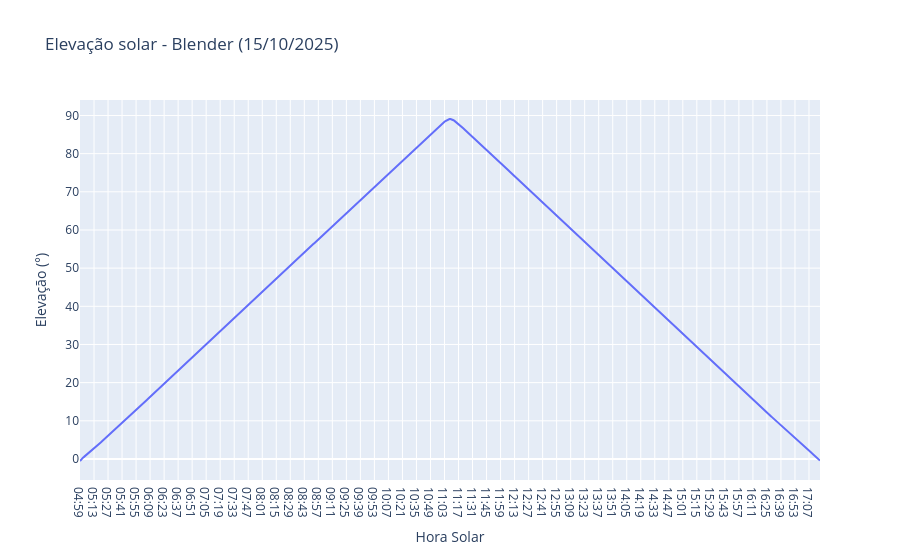
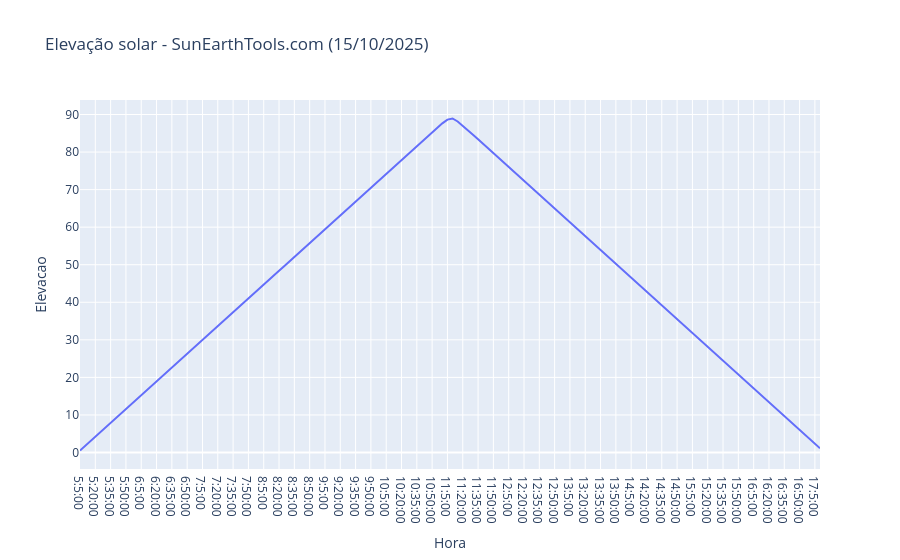
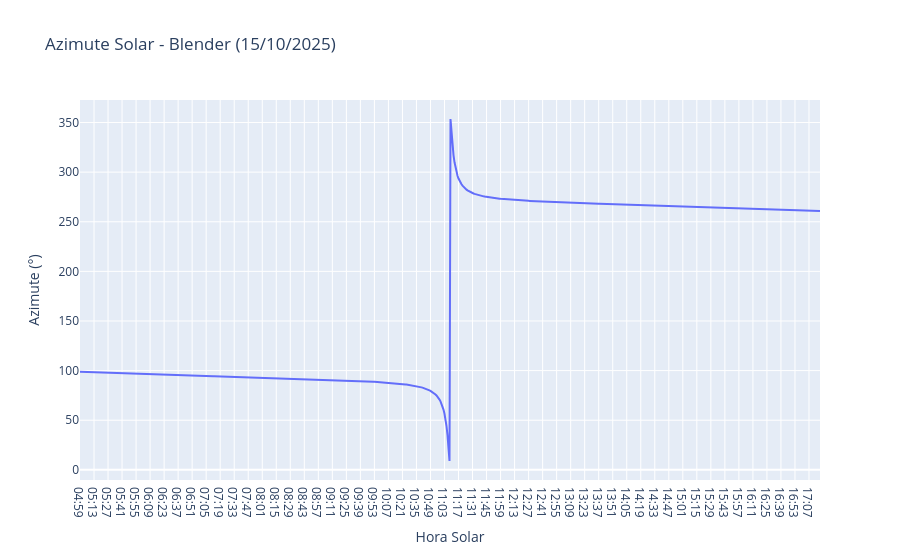
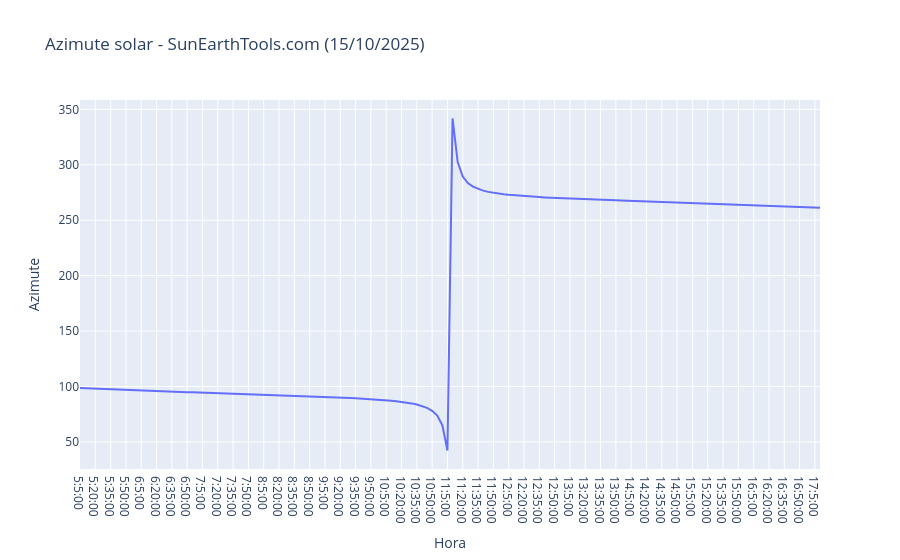

Notebook code for these charts, in order:
### Code cell
#Plots de Elevação e Azimute (individuais)

#Elevação solar no blender
fig = px.line(df2, x ='Hora Solar', y = "Elevação (°)", title="Elevação solar - Blender (15/10/2025)")
fig.show()

#Verificando o comportamento da elevação solar no SunEarthTools.com
fig = px.line(df1, x ='Hora', y = "Elevacao", title="Elevação solar - SunEarthTools.com (15/10/2025)")
fig.show()

#Verificando o comportamento da elevação solar no Blender

fig = px.line(df2, x ='Hora Solar', y = "Azimute (°)", title="Azimute Solar - Blender (15/10/2025)")
fig.show()

#Verificando o comportamento da azimute solar no SunEarthTools.com

fig = px.line(df1, x ='Hora', y = "Azimute", title="Azimute solar - SunEarthTools.com (15/10/2025)")
fig.show()

### Figure 1 — Plotly figure (JSON) as saved in the notebook; plotly's stock layout.template omitted (floating-point values rounded to 4 significant figures; data arrays with more than 128 entries replaced by an {"elided": "..."} marker saying what was removed)
{"data": [{"hovertemplate": "Hora Solar=%{x}<br>Elevação (°)=%{y}<extra></extra>", "legendgroup": "", "line": {"color": "#636efa", "dash": "solid"}, "marker": {"symbol": "circle"}, "mode": "lines", "name": "", "orientation": "v", "showlegend": false, "type": "scatter", "x": {"elided": "740 str values"}, "xaxis": "x", "y": {"elided": "740 float values"}, "yaxis": "y"}], "layout": {"legend": {"tracegroupgap": 0}, "title": {"text": "Elevação solar - Blender (15/10/2025)"}, "xaxis": {"anchor": "y", "domain": [0, 1], "title": {"text": "Hora Solar"}}, "yaxis": {"anchor": "x", "domain": [0, 1], "title": {"text": "Elevação (°)"}}}}

### Figure 2 — Plotly figure (JSON) as saved in the notebook; plotly's stock layout.template omitted (floating-point values rounded to 4 significant figures; data arrays with more than 128 entries replaced by an {"elided": "..."} marker saying what was removed)
{"data": [{"hovertemplate": "Hora=%{x}<br>Elevacao=%{y}<extra></extra>", "legendgroup": "", "line": {"color": "#636efa", "dash": "solid"}, "marker": {"symbol": "circle"}, "mode": "lines", "name": "", "orientation": "v", "showlegend": false, "type": "scatter", "x": {"elided": "146 str values"}, "xaxis": "x", "y": {"elided": "146 float values"}, "yaxis": "y"}], "layout": {"legend": {"tracegroupgap": 0}, "title": {"text": "Elevação solar - SunEarthTools.com (15/10/2025)"}, "xaxis": {"anchor": "y", "domain": [0, 1], "title": {"text": "Hora"}}, "yaxis": {"anchor": "x", "domain": [0, 1], "title": {"text": "Elevacao"}}}}

### Figure 3 — Plotly figure (JSON) as saved in the notebook; plotly's stock layout.template omitted (floating-point values rounded to 4 significant figures; data arrays with more than 128 entries replaced by an {"elided": "..."} marker saying what was removed)
{"data": [{"hovertemplate": "Hora Solar=%{x}<br>Azimute (°)=%{y}<extra></extra>", "legendgroup": "", "line": {"color": "#636efa", "dash": "solid"}, "marker": {"symbol": "circle"}, "mode": "lines", "name": "", "orientation": "v", "showlegend": false, "type": "scatter", "x": {"elided": "740 str values"}, "xaxis": "x", "y": {"elided": "740 float values"}, "yaxis": "y"}], "layout": {"legend": {"tracegroupgap": 0}, "title": {"text": "Azimute Solar - Blender (15/10/2025)"}, "xaxis": {"anchor": "y", "domain": [0, 1], "title": {"text": "Hora Solar"}}, "yaxis": {"anchor": "x", "domain": [0, 1], "title": {"text": "Azimute (°)"}}}}

### Figure 4 — Plotly figure (JSON) as saved in the notebook; plotly's stock layout.template omitted (floating-point values rounded to 4 significant figures; data arrays with more than 128 entries replaced by an {"elided": "..."} marker saying what was removed)
{"data": [{"hovertemplate": "Hora=%{x}<br>Azimute=%{y}<extra></extra>", "legendgroup": "", "line": {"color": "#636efa", "dash": "solid"}, "marker": {"symbol": "circle"}, "mode": "lines", "name": "", "orientation": "v", "showlegend": false, "type": "scatter", "x": {"elided": "146 str values"}, "xaxis": "x", "y": {"elided": "146 float values"}, "yaxis": "y"}], "layout": {"legend": {"tracegroupgap": 0}, "title": {"text": "Azimute solar - SunEarthTools.com (15/10/2025)"}, "xaxis": {"anchor": "y", "domain": [0, 1], "title": {"text": "Hora"}}, "yaxis": {"anchor": "x", "domain": [0, 1], "title": {"text": "Azimute"}}}}
